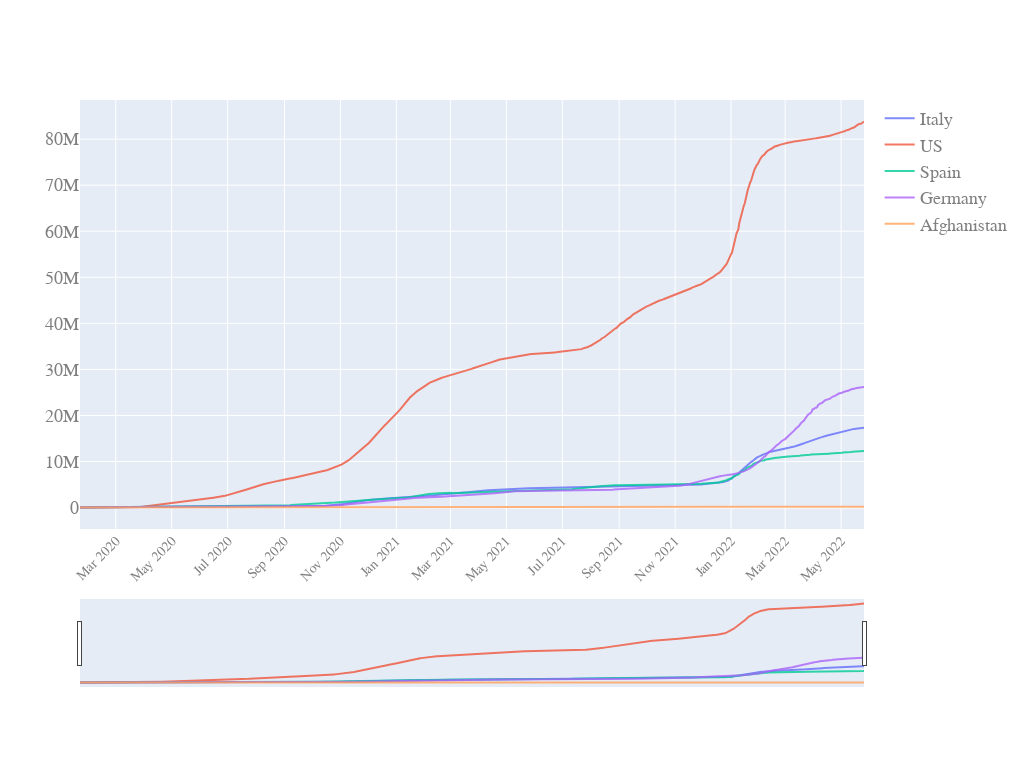

The notebook cell this image was saved under:
### Code cell
quick_plot(df_analyse.date,
           df_analyse.iloc[:,1:],
           #y_scale='log',
           y_scale='linear',
           slider=True)

### Figure 1 — Plotly figure (JSON) as saved in the notebook; plotly's stock layout.template omitted (floating-point values rounded to 4 significant figures; data arrays with more than 128 entries replaced by an {"elided": "..."} marker saying what was removed)
{"data": [{"name": "Italy", "opacity": 0.8, "type": "scatter", "x": {"elided": "856 str values"}, "y": {"elided": "856 int values"}}, {"name": "US", "opacity": 0.8, "type": "scatter", "x": {"elided": "856 str values"}, "y": {"elided": "856 int values"}}, {"name": "Spain", "opacity": 0.8, "type": "scatter", "x": {"elided": "856 str values"}, "y": {"elided": "856 int values"}}, {"name": "Germany", "opacity": 0.8, "type": "scatter", "x": {"elided": "856 str values"}, "y": {"elided": "856 int values"}}, {"name": "Afghanistan", "opacity": 0.8, "type": "scatter", "x": {"elided": "856 str values"}, "y": {"elided": "856 int values"}}], "layout": {"autosize": true, "font": {"color": "#7f7f7f", "family": "PT Sans, monospace", "size": 18}, "height": 768, "width": 1024, "xaxis": {"nticks": 20, "rangeslider": {"visible": true}, "tickangle": -45, "tickfont": {"color": "#7f7f7f", "size": 14}}, "yaxis": {"type": "linear"}}}
